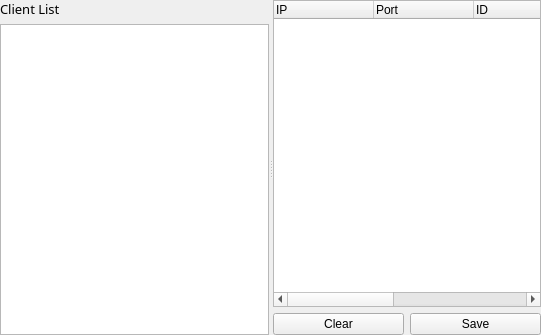
<?xml version="1.0" encoding="UTF-8"?>
<ui version="4.0">
 <class>ChatServerForm</class>
 <widget class="QWidget" name="ChatServerForm">
  <property name="geometry">
   <rect>
    <x>0</x>
    <y>0</y>
    <width>541</width>
    <height>335</height>
   </rect>
  </property>
  <property name="windowTitle">
   <string>Form</string>
  </property>
  <layout class="QHBoxLayout" name="horizontalLayout_2">
   <property name="leftMargin">
    <number>0</number>
   </property>
   <property name="topMargin">
    <number>0</number>
   </property>
   <property name="rightMargin">
    <number>0</number>
   </property>
   <property name="bottomMargin">
    <number>0</number>
   </property>
   <item>
    <widget class="QSplitter" name="splitter">
     <property name="orientation">
      <enum>Qt::Horizontal</enum>
     </property>
     <widget class="QWidget" name="layoutWidget">
      <layout class="QVBoxLayout" name="clientListVerticalLayout">
       <item>
        <widget class="QLabel" name="clientListLabel">
         <property name="font">
          <font>
           <family>휴먼둥근헤드라인</family>
           <pointsize>10</pointsize>
           <bold>false</bold>
          </font>
         </property>
         <property name="text">
          <string>Client List</string>
         </property>
        </widget>
       </item>
       <item>
        <widget class="QTreeWidget" name="clientTreeWidget">
         <property name="selectionBehavior">
          <enum>QAbstractItemView::SelectItems</enum>
         </property>
         <property name="rootIsDecorated">
          <bool>false</bool>
         </property>
         <property name="headerHidden">
          <bool>true</bool>
         </property>
         <column>
          <property name="text">
           <string>Status</string>
          </property>
         </column>
         <column>
          <property name="text">
           <string>Name</string>
          </property>
         </column>
        </widget>
       </item>
       <item>
        <layout class="QHBoxLayout" name="horizontalLayout"/>
       </item>
      </layout>
     </widget>
     <widget class="QWidget" name="layoutWidget_2">
      <layout class="QVBoxLayout" name="messageVerticalLayout">
       <item>
        <widget class="QTreeWidget" name="messageTreeWidget">
         <property name="rootIsDecorated">
          <bool>false</bool>
         </property>
         <property name="wordWrap">
          <bool>true</bool>
         </property>
         <column>
          <property name="text">
           <string>IP</string>
          </property>
         </column>
         <column>
          <property name="text">
           <string>Port</string>
          </property>
         </column>
         <column>
          <property name="text">
           <string>ID</string>
          </property>
         </column>
         <column>
          <property name="text">
           <string>Name</string>
          </property>
         </column>
         <column>
          <property name="text">
           <string>Message</string>
          </property>
         </column>
         <column>
          <property name="text">
           <string>Time</string>
          </property>
         </column>
        </widget>
       </item>
       <item>
        <layout class="QHBoxLayout" name="messageLayout">
         <item>
          <widget class="QPushButton" name="clearPushButton">
           <property name="text">
            <string>Clear</string>
           </property>
          </widget>
         </item>
         <item>
          <widget class="QPushButton" name="savePushButton">
           <property name="text">
            <string>Save</string>
           </property>
          </widget>
         </item>
        </layout>
       </item>
      </layout>
     </widget>
    </widget>
   </item>
  </layout>
 </widget>
 <resources/>
 <connections/>
</ui>
